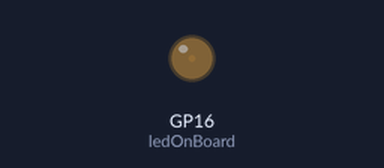
A program run on a simulated Raspberry Pi Pico running MicroPython. Shown: output pins drawn as LEDs (lit = HIGH).

Above: at 0.05 s.
Timing chart, 0 to 4.0 s (numbered marks = the images above):
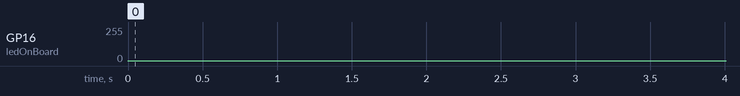

The program:

4.py
```python
from machine import Pin, PWM
import time

ledOnBoard = PWM(Pin(16))

ledOnBoard.freq(1000)

while True:
    for duty in range(0,65025,5):
        ledOnBoard.duty_u16(duty)
        time.sleep(0.0001)

    for duty in range(65025,0,-5):
        ledOnBoard.duty_u16(duty)
        time.sleep(0.0001)
```

Measured:
- by itself, GP16 (ledOnBoard): 0/255 → 1/255 at 0.00 s, → 158/255 22.0 s later
